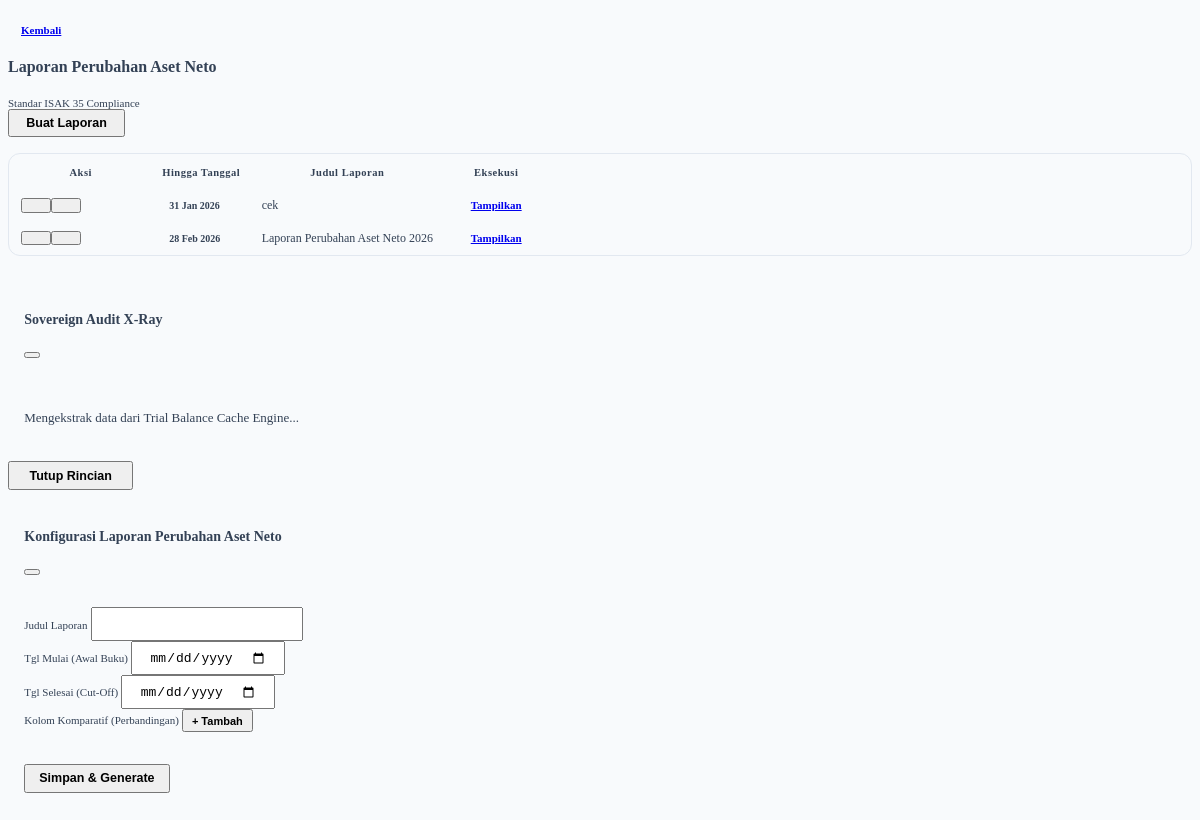
Page /laporan_perubahan_aset_neto.php on the committed database.
### tables this page shows
CREATE TABLE `laporan_keuangan_setting` (
  `id` int(11) NOT NULL AUTO_INCREMENT,
  `judul_laporan` varchar(255) NOT NULL,
  `deskripsi` text DEFAULT NULL,
  `jenis_laporan` varchar(100) DEFAULT NULL,
  `tgl_mulai` date DEFAULT NULL,
  `tgl_akhir` date DEFAULT NULL,
  `metode` enum('Akrual','Cash Basis') DEFAULT 'Akrual',
  `comp_dates` text DEFAULT NULL,
  `created_by` int(11) DEFAULT NULL,
  `created_at` timestamp NOT NULL DEFAULT current_timestamp(),
  PRIMARY KEY (`id`),
  KEY `idx_jenis_laporan` (`jenis_laporan`),
  KEY `idx_jenis_laporan_sync` (`jenis_laporan`),
  KEY `idx_history_report` (`jenis_laporan`),
  KEY `idx_jenis_laporan_neraca` (`jenis_laporan`),
  KEY `idx_report_neraca` (`jenis_laporan`,`tgl_akhir`)
);

### laporan_perubahan_aset_neto.php (the view, shortened to what this page needs)
<?php
require_once 'engine/LedgerAggregationEngine.php';
$view = $_GET['view'] ?? 'hub';
$history = $conn->query("SELECT s.*, u.nama_lengkap as creator FROM laporan_keuangan_setting s LEFT JOIN users u ON s.created_by = u.id WHERE s.jenis_laporan = 'perubahan_aset_neto' ORDER BY s.created_at DESC");
?>
<link rel="stylesheet" href="assets/css/syifa-bs5-fix.css">
<div class="container-fluid py-4 animate__animated animate__fadeIn text-dark">
    <?php if ($view == 'hub'): ?>
        <div class="d-flex justify-content-between align-items-center mb-4 bg-white p-3 rounded-4 shadow-sm border-start border-primary border-4 no-print text-center">
            <div class="d-flex align-items-center gap-3 text-start">
                <a href="index.php?page=laporan_keuangan" class="btn btn-outline-dark rounded-pill px-3 fw-bold shadow-sm small text-uppercase"><i class="fas fa-arrow-left me-1"></i> Kembali</a>
                <div>
                    <h4 class="fw-bold mb-0">Laporan Perubahan Aset Neto</h4>
                    <small class="text-muted small uppercase fw-bold">Standar ISAK 35 Compliance</small>
                </div>
            </div>
            <button type="button" class="btn btn-primary rounded-pill px-4 fw-bold shadow text-uppercase" onclick="openSetupModal()"><i class="fas fa-plus-circle me-2"></i>Buat Laporan</button>
        </div>
        <div class="card border-0 shadow-sm rounded-4 overflow-hidden bg-white shadow-sm">
            <div class="table-responsive text-center"><table class="table table-hover align-middle mb-0 text-center text-dark"><thead class="table-dark small text-uppercase"><tr><th width="120">Aksi</th><th>Hingga Tanggal</th><th class="text-start">Judul Laporan</th><th class="pe-4">Eksekusi</th></tr></thead><tbody>
                <?php if($history && $history->num_rows > 0): while ($row = $history->fetch_assoc()): ?>
                    <tr><td><div class="btn-group btn-group-sm rounded-pill border bg-white shadow-sm overflow-hidden"><button class="btn btn-white text-warning border-end" onclick='editSetup(this)' data-id="<?= $row['id'] ?>" data-judul="<?= htmlspecialchars($row['judul_laporan'], ENT_QUOTES) ?>" data-start="<?= $row['tgl_mulai'] ?>" data-tgl="<?= $row['tgl_akhir'] ?>" data-comp='<?= htmlspecialchars($row['comp_dates'], ENT_QUOTES) ?>'><i class="fas fa-edit"></i></button><button class="btn btn-white text-danger" onclick="deleteReport(<?= $row['id'] ?>)"><i class="fas fa-trash"></i></button></div></td>
                        <td><span class="badge bg-light text-dark border px-3 fw-bold"><?= date('d M Y', strtotime($row['tgl_akhir'])) ?></span></td><td class="text-start fw-bold text-primary"><?= $row['judul_laporan'] ?></td><td class="pe-4 text-center"><a href="index.php?page=laporan_perubahan_aset_neto&view=render&id=<?= $row['id'] ?>" class="btn btn-primary rounded-pill px-4 btn-sm fw-bold">Tampilkan</a></td></tr>
                <?php endwhile; else: echo "<tr><td colspan='4' class='py-5 text-muted'>Belum ada riwayat laporan.</td></tr>"; endif; ?>
            </tbody></table></div>
        </div>
    <?php endif; ?>
</div>
<div class="modal fade" id="modalDrilldown" tabindex="-1" aria-hidden="true">
    <div class="modal-dialog modal-dialog-centered modal-xl modal-dialog-scrollable">
        <div class="modal-content border-0 shadow-lg rounded-4 overflow-hidden text-dark">
            <div class="modal-header bg-dark text-white border-0 p-4">
                <h5 class="modal-title fw-bold" id="drillTitle"><i class="fas fa-search-dollar me-2 text-warning"></i>Sovereign Audit X-Ray</h5>
                <button type="button" class="btn-close btn-close-white shadow-none" data-bs-dismiss="modal"></button>
            </div>
            <div class="modal-body p-4 bg-white" id="drillContent">
                <div class="text-center py-5">
                    <div class="mt-2 text-muted fw-bold">Mengekstrak data dari Trial Balance Cache Engine...</div>
                </div>
            </div>
            <div class="modal-footer border-0 p-3 bg-light text-end">
                <button type="button" class="btn btn-dark rounded-pill px-5 fw-bold shadow-sm" data-bs-dismiss="modal">Tutup Rincian</button>
            </div>
        </div>
    </div>
</div>
<div class="modal fade" id="modalSetup" tabindex="-1" data-bs-backdrop="static" aria-hidden="true" style="z-index: 9999;">
    <div class="modal-dialog modal-dialog-centered modal-lg">
        <form action="financial_action.php" method="POST" id="formSetup" class="modal-content border-0 shadow-lg rounded-4 overflow-hidden text-dark">
            <div class="modal-header bg-primary text-white border-0 p-4">
                <h5 class="modal-title fw-bold text-white">Konfigurasi Laporan Perubahan Aset Neto</h5>
                <button type="button" class="btn-close btn-close-white shadow-none" data-bs-dismiss="modal"></button>
            </div>
            <div class="modal-body p-4 bg-light text-dark">
                <div class="mb-3">
                    <label class="small fw-bold text-muted mb-1 uppercase">Judul Laporan</label>
                    <input type="text" name="judul" id="setup_judul" class="form-control rounded-pill border-0 shadow-sm px-4 py-2" required>
                </div>
                <div class="row g-3 mb-3">
                    <div class="col-md-6">
                        <label class="small fw-bold text-primary mb-1 uppercase">Tgl Mulai (Awal Buku)</label>
                        <input type="date" name="start_date" id="setup_start" class="form-control border-0 bg-white rounded-pill px-4 shadow-sm" required>
                    </div>
                    <div class="col-md-6">
                        <label class="small fw-bold text-primary mb-1 uppercase">Tgl Selesai (Cut-Off)</label>
                        <input type="date" name="end_date" id="setup_end" class="form-control border-0 bg-white rounded-pill px-4 shadow-sm" required onchange="document.getElementById('setup_start').value = this.value.substring(0,4)+'-01-01'">
                    </div>
                </div>
                <div class="border p-3 rounded-4 bg-white mt-3 shadow-sm">
                    <div class="d-flex justify-content-between align-items-center mb-3">
                        <label class="small fw-bold text-secondary mb-0 uppercase">Kolom Komparatif (Perbandingan)</label>
                        <button type="button" class="btn btn-xs btn-outline-primary rounded-pill px-3 fw-bold" onclick="addCompRow()">+ Tambah</button>
                    </div>
                </div>
            </div>
            <div class="modal-footer border-0 p-4 pt-0 bg-light text-center d-block">
                <button type="submit" class="btn btn-primary w-100 rounded-pill py-3 fw-bold shadow-lg text-uppercase">Simpan & Generate</button>
            </div>
        </form>
    </div>
</div>

### assets/css/syifa-bs5-fix.css (style rules this page uses)
h4, .h4 { font-size: 16px !important; }
h5, .h5 { font-size: 14px !important; font-weight: 700 !important; }
.table td, .table th { padding: 0.6rem 0.75rem !important; font-size: 12px !important; vertical-align: middle !important; }
.table thead th { font-size: 10.5px !important; letter-spacing: 0.5px; padding-top: 0.8rem !important; padding-bottom: 0.8rem !important; }
.table-responsive { border-radius: 12px !important; border: 1px solid #e2e8f0; }
.form-control, .form-select { font-size: 13px !important; padding: 0.4rem 0.8rem !important; min-height: 34px !important; }
.btn { font-size: 12.5px !important; padding: 0.4rem 1rem !important; font-weight: 600 !important; }
.btn-sm, .btn-xs { font-size: 11px !important; padding: 0.25rem 0.6rem !important; }
.badge { padding: 0.4em 0.7em !important; font-size: 10px !important; font-weight: 700 !important; }
.p-4, .card-body.p-4 { padding: 1.25rem !important; }
.px-4 { padding-left: 1.25rem !important; padding-right: 1.25rem !important; }
.py-4 { padding-top: 1.25rem !important; padding-bottom: 1.25rem !important; }
.px-5 { padding-left: 1.5rem !important; padding-right: 1.5rem !important; }
.py-5 { padding-top: 1.5rem !important; padding-bottom: 1.5rem !important; }
.mb-4 { margin-bottom: 1.25rem !important; }
.card { border-radius: 14px !important; }
.small, small { font-size: 11px !important; }

### rows in the picture
laporan_keuangan_setting: tgl_akhir "31 Jan 2026", judul_laporan "cek"
laporan_keuangan_setting: tgl_akhir "28 Feb 2026", judul_laporan "Laporan Perubahan Aset Neto 2026"
